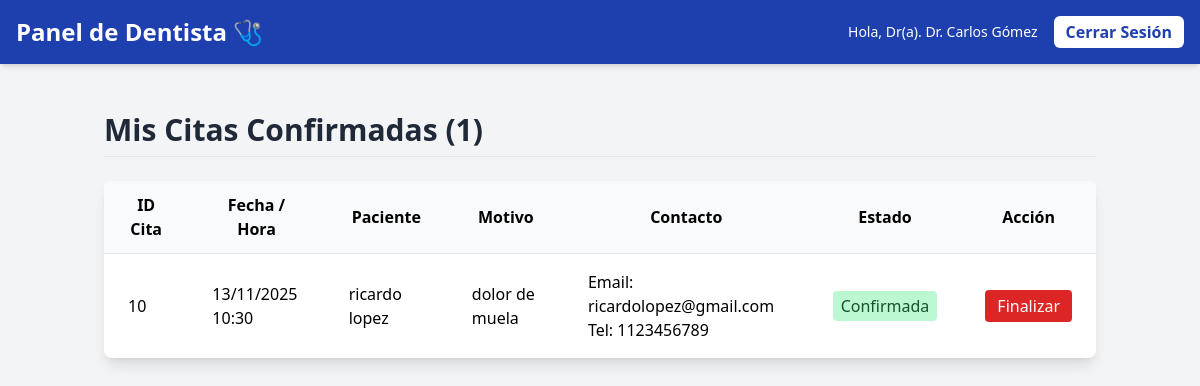
Screenshot of /clinica/dentista/panel.php (signed in) with the database file from the repository.
### tables this page shows
CREATE TABLE `dentistas` (
  `dentista_id` int(11) NOT NULL,
  `nombre` varchar(100) NOT NULL,
  `especialidad` varchar(50) DEFAULT NULL,
  `usuario_id` int(11) NOT NULL
);

CREATE TABLE `citas` (
  `cita_id` int(11) NOT NULL,
  `cliente_id` int(11) NOT NULL,
  `fecha_solicitud` date NOT NULL,
  `hora_solicitud` time NOT NULL,
  `motivo` text DEFAULT NULL,
  `estado` varchar(20) DEFAULT 'Pendiente',
  `dentista_id` int(11) DEFAULT NULL,
  `fecha_creacion` datetime DEFAULT current_timestamp(),
  `metodo_pago` enum('efectivo','tarjeta') DEFAULT 'efectivo'
);

CREATE TABLE `clientes` (
  `cliente_id` int(11) NOT NULL,
  `nombre` varchar(100) NOT NULL,
  `email` varchar(100) NOT NULL,
  `telefono` varchar(15) NOT NULL,
  `fecha_registro` datetime DEFAULT current_timestamp()
);

### clinica/dentista/panel.php (the view, shortened to what this page needs)
<?php
require_once 'auth_dentista.php';
require_once '../config/db.php';
$citas_asignadas = [];
$error_bd = null;
try {
    $sql_dentista = "SELECT dentista_id, nombre FROM dentistas WHERE usuario_id = ?";
    $stmt_dentista = $pdo->prepare($sql_dentista);
    $stmt_dentista->execute([$dentista_usuario_id]);
    $dentista_data = $stmt_dentista->fetch(PDO::FETCH_ASSOC);
    $dentista_id = $dentista_data['dentista_id'];
    $dentista_nombre = $dentista_data['nombre'];
    $sql_citas = "SELECT
        c.cita_id, c.fecha_solicitud, c.hora_solicitud, c.motivo, c.estado,
        cl.nombre AS cliente_nombre, cl.email AS cliente_email, cl.telefono AS cliente_telefono
        FROM citas c
        JOIN clientes cl ON c.cliente_id = cl.cliente_id
        WHERE c.dentista_id = :dentista_id AND c.estado = 'Confirmada'
        ORDER BY c.fecha_solicitud ASC, c.hora_solicitud ASC";
    $stmt_citas = $pdo->prepare($sql_citas);
    $stmt_citas->execute([':dentista_id' => $dentista_id]);
    $citas_asignadas = $stmt_citas->fetchAll(PDO::FETCH_ASSOC);
} catch (PDOException $e) {
    error_log("Error al cargar panel de dentista: " . $e->getMessage());
    $error_bd = "No se pudieron cargar las citas. Por favor, verifica la BD.";
}
?>
<!DOCTYPE html>
<html lang="es">
<head>
    <script src="https://cdn.tailwindcss.com"></script>
</head>
<body class="bg-gray-100 font-sans leading-normal tracking-normal">
<header class="bg-blue-800 shadow-md p-4 flex justify-between items-center">
    <h1 class="text-2xl font-bold text-white">Panel de Dentista 🩺</h1>
    <div class="flex items-center space-x-4">
        <span class="text-white text-sm hidden sm:inline">Hola, Dr(a). <?= htmlspecialchars($dentista_nombre) ?></span>
        <a href="../api/logout.php" class="bg-white text-blue-800 font-semibold py-1 px-3 rounded-md hover:bg-gray-200 transition">
            Cerrar Sesión
        </a>
    </div>
</header>
<main class="container mx-auto mt-8 p-4">
    <h2 class="text-3xl font-semibold text-gray-800 mb-6 border-b pb-2">
        Mis Citas Confirmadas (<?= count($citas_asignadas) ?>)
    </h2>
    <?php if (isset($error_bd)): ?>
        <div class="bg-red-100 border border-red-400 text-red-700 px-4 py-3 rounded relative">
            <strong class="font-bold">Error de Servidor:</strong> <?= $error_bd ?>
        </div>
    <?php elseif (empty($citas_asignadas)): ?>
        <div class="bg-yellow-100 border border-yellow-400 text-yellow-700 px-4 py-3 rounded relative">
            🧘 No tienes citas asignadas por ahora.
        </div>
    <?php else: ?>
    <div class="bg-white shadow-lg rounded-lg overflow-x-auto">
        <table class="min-w-full divide-y divide-gray-200">
            <thead class="bg-gray-50">
                <tr>
                    <th class="px-6 py-3">ID Cita</th>
                    <th class="px-6 py-3">Fecha / Hora</th>
                    <th class="px-6 py-3">Paciente</th>
                    <th class="px-6 py-3">Motivo</th>
                    <th class="px-6 py-3">Contacto</th>
                    <th class="px-6 py-3 text-center">Estado</th>
                    <th class="px-6 py-3 text-center">Acción</th>
                </tr>
            </thead>
            <tbody class="divide-y divide-gray-200">
            <?php foreach ($citas_asignadas as $cita): ?>
                <tr class="hover:bg-blue-50">
                    <td class="px-6 py-4"><?= $cita['cita_id'] ?></td>
                    <td class="px-6 py-4"><?= date('d/m/Y', strtotime($cita['fecha_solicitud'])) ?><br><?= date('H:i', strtotime($cita['hora_solicitud'])) ?></td>
                    <td class="px-6 py-4"><?= htmlspecialchars($cita['cliente_nombre']) ?></td>
                    <td class="px-6 py-4"><?= htmlspecialchars($cita['motivo']) ?></td>
                    <td class="px-6 py-4">Email: <?= htmlspecialchars($cita['cliente_email']) ?><br>Tel: <?= htmlspecialchars($cita['cliente_telefono']) ?></td>
                    <td class="px-6 py-4 text-center"><span class="bg-green-200 text-green-900 px-2 py-1 rounded"><?= $cita['estado'] ?></span></td>
                    <td class="px-6 py-4 text-center">
                        <button onclick="eliminarCita(<?= $cita['cita_id'] ?>)" class="bg-red-600 text-white px-3 py-1 rounded hover:bg-red-700">Finalizar</button>
                    </td>
                </tr>
            <?php endforeach; ?>
            </tbody>
        </table>
    </div>
    <?php endif; ?>
</main>
</body>
</html>

### rows the page displays
dentistas: nombre "Dr. Carlos Gómez"
citas: cita_id "10", fecha_solicitud "13/11/2025", hora_solicitud "10:30", cliente.nombre "ricardo lopez", motivo "dolor de muela", cliente.email "ricardolopez@gmail.com", cliente.telefono "1123456789", estado "Confirmada"

### other values shown
count($citas_asignadas) "1"
